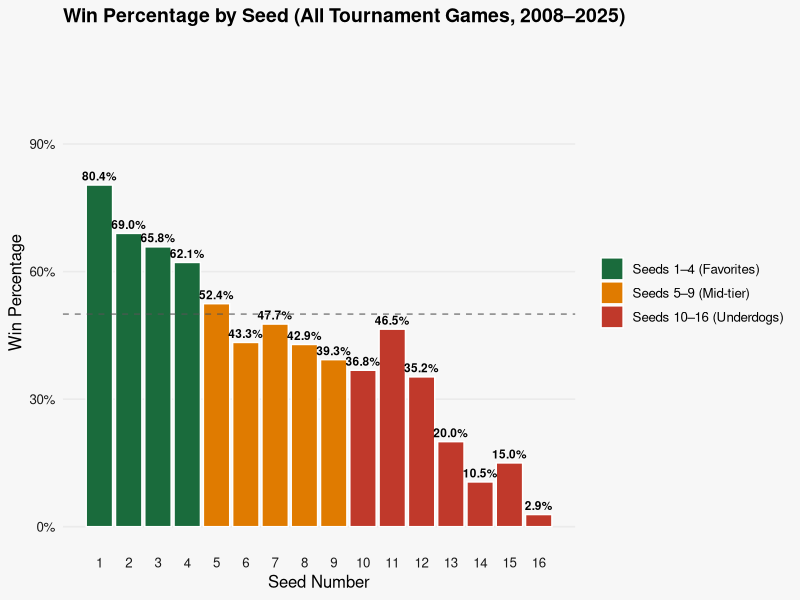
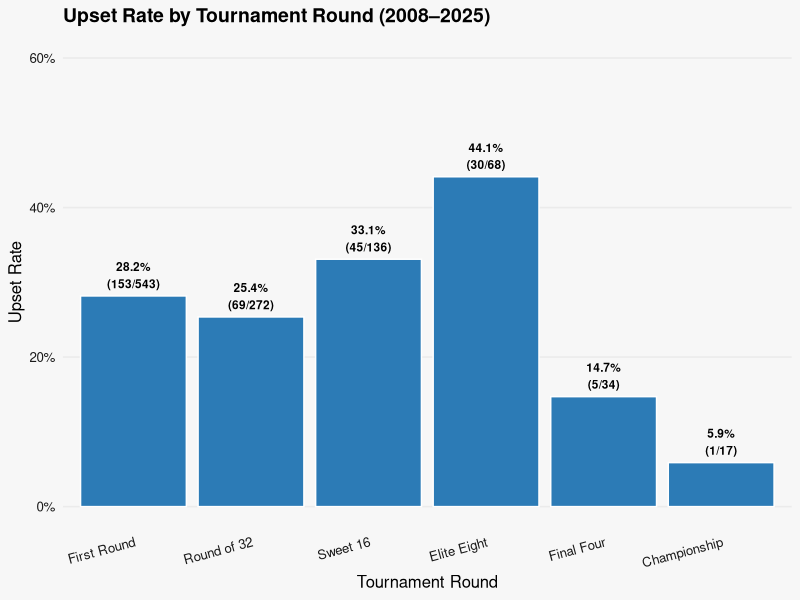
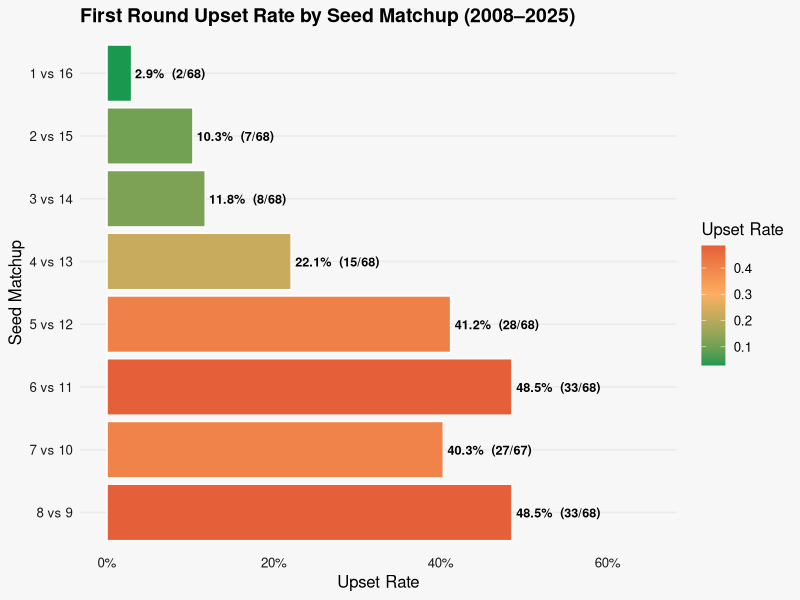
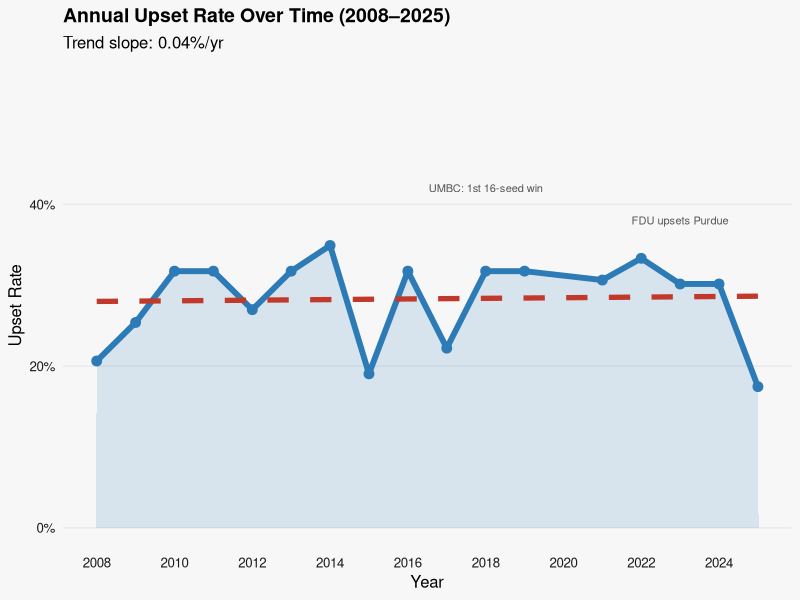
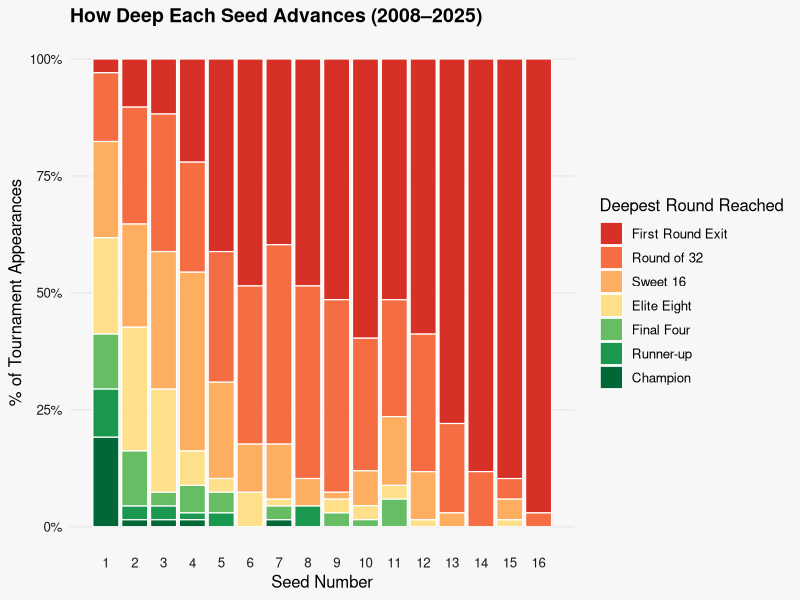

The R script that drew these images, in order:
# ============================================================
# How Predictable Is March Madness?
# Connor Correnti, Mike Zeghibe, & Andrew Lynch | Spring 2026
# ============================================================

library(tidyverse)
library(ggplot2)
library(scales)

# ── Load Data ────────────────────────────────────────────────
df <- read_csv("Tournament_Matchups_Updated.csv") %>%
  filter(YEAR != 2026) %>%                          # exclude unplayed games
  mutate(
    ROUND_NAME = case_when(
      `CURRENT ROUND` == 64 ~ "First Round",
      `CURRENT ROUND` == 32 ~ "Round of 32",
      `CURRENT ROUND` == 16 ~ "Sweet 16",
      `CURRENT ROUND` ==  8 ~ "Elite Eight",
      `CURRENT ROUND` ==  4 ~ "Final Four",
      `CURRENT ROUND` ==  2 ~ "Championship"
    ),
    ROUND_NAME = factor(ROUND_NAME, levels = c(
      "First Round","Round of 32","Sweet 16",
      "Elite Eight","Final Four","Championship"))
  )

# ── Shared Theme ─────────────────────────────────────────────
mm_theme <- theme_minimal(base_size = 12) +
  theme(
    plot.background  = element_rect(fill = "#f7f7f7", color = NA),
    panel.background = element_rect(fill = "#f7f7f7", color = NA),
    panel.grid.major.x = element_blank(),
    panel.grid.minor   = element_blank(),
    plot.title = element_text(face = "bold", size = 14),
    axis.text  = element_text(color = "#1a1a1a")
  )

# ============================================================
# FIGURE 1 — Win Percentage by Seed
# ============================================================
seed_stats <- df %>%
  group_by(SEED) %>%
  summarise(win_pct = mean(WIN), .groups = "drop") %>%
  mutate(tier = case_when(
    SEED <= 4  ~ "Seeds 1–4 (Favorites)",
    SEED <= 9  ~ "Seeds 5–9 (Mid-tier)",
    TRUE       ~ "Seeds 10–16 (Underdogs)"
  ),
  tier = factor(tier, levels = c("Seeds 1–4 (Favorites)",
                                  "Seeds 5–9 (Mid-tier)",
                                  "Seeds 10–16 (Underdogs)")))

fig1 <- ggplot(seed_stats, aes(x = SEED, y = win_pct, fill = tier)) +
  geom_col(color = "white", linewidth = 0.5) +
  geom_text(aes(label = percent(win_pct, accuracy = 0.1)),
            vjust = -0.5, size = 3, fontface = "bold") +
  geom_hline(yintercept = 0.5, linetype = "dashed", color = "#555555", alpha = 0.7) +
  scale_fill_manual(values = c("#1a6b3c", "#e07b00", "#c0392b")) +
  scale_y_continuous(labels = percent_format(), limits = c(0, 1.1)) +
  scale_x_continuous(breaks = 1:16) +
  labs(title = "Win Percentage by Seed (All Tournament Games, 2008–2025)",
       x = "Seed Number", y = "Win Percentage", fill = NULL) +
  mm_theme

ggsave("fig1_win_pct_by_seed.png", fig1, width = 12, height = 6, dpi = 180)

# ============================================================
# FIGURE 2 — Upset Rate by Round
# ============================================================
winners <- df %>% filter(WIN == 1)

upset_by_round <- winners %>%
  group_by(ROUND_NAME) %>%
  summarise(upset_rate = mean(UPSET), n = n(),
            upsets = sum(UPSET), .groups = "drop") %>%
  filter(!is.na(ROUND_NAME))

fig2 <- ggplot(upset_by_round, aes(x = ROUND_NAME, y = upset_rate)) +
  geom_col(fill = "#2c7bb6", color = "white", linewidth = 0.5) +
  geom_text(aes(label = paste0(percent(upset_rate, accuracy = 0.1),
                               "\n(", upsets, "/", n, ")")),
            vjust = -0.3, size = 3, fontface = "bold") +
  scale_y_continuous(labels = percent_format(), limits = c(0, 0.6)) +
  labs(title = "Upset Rate by Tournament Round (2008–2025)",
       x = "Tournament Round", y = "Upset Rate") +
  mm_theme +
  theme(axis.text.x = element_text(angle = 15, hjust = 1))

ggsave("fig2_upset_by_round.png", fig2, width = 11, height = 6, dpi = 180)

# ============================================================
# FIGURE 3 — First Round Upset Rate by Seed Matchup
# ============================================================
fr <- df %>% filter(`CURRENT ROUND` == 64)

# Build game-level pairs
games <- fr %>%
  arrange(YEAR, `BY YEAR NO`) %>%
  group_by(YEAR, `CURRENT ROUND`) %>%
  mutate(game_id = ceiling(row_number() / 2)) %>%
  group_by(YEAR, game_id) %>%
  summarise(
    high_seed  = min(SEED),
    low_seed   = max(SEED),
    upset      = first(UPSET),
    .groups = "drop"
  )

matchup_stats <- games %>%
  group_by(high_seed, low_seed) %>%
  summarise(upset_rate = mean(upset), upsets = sum(upset),
            total = n(), .groups = "drop") %>%
  mutate(label = paste0(high_seed, " vs ", low_seed))

fig3 <- ggplot(matchup_stats,
               aes(x = upset_rate, y = reorder(label, -high_seed),
                   fill = upset_rate)) +
  geom_col(color = "white") +
  geom_text(aes(label = paste0(percent(upset_rate, accuracy = 0.1),
                               "  (", upsets, "/", total, ")")),
            hjust = -0.05, size = 3.2, fontface = "bold") +
  scale_fill_gradient2(low = "#1a9850", mid = "#fdae61", high = "#d73027",
                       midpoint = 0.3, guide = "colorbar") +
  scale_x_continuous(labels = percent_format(), limits = c(0, 0.65)) +
  labs(title = "First Round Upset Rate by Seed Matchup (2008–2025)",
       x = "Upset Rate", y = "Seed Matchup", fill = "Upset Rate") +
  mm_theme

ggsave("fig3_upset_heatmap_matchup.png", fig3, width = 10, height = 7, dpi = 180)

# ============================================================
# FIGURE 4 — Annual Upset Rate Over Time
# ============================================================
annual <- winners %>%
  group_by(YEAR) %>%
  summarise(upset_rate = mean(UPSET), upsets = sum(UPSET),
            total = n(), .groups = "drop")

lm_fit <- lm(upset_rate ~ YEAR, data = annual)
annual$trend <- predict(lm_fit)

fig4 <- ggplot(annual, aes(x = YEAR, y = upset_rate)) +
  geom_area(fill = "#2c7bb6", alpha = 0.15) +
  geom_line(color = "#2c7bb6", linewidth = 2) +
  geom_point(color = "#2c7bb6", size = 3) +
  geom_line(aes(y = trend), color = "#c0392b",
            linewidth = 1.8, linetype = "dashed") +
  # Annotate notable years
  annotate("text", x = 2018, y = 0.42,
           label = "UMBC: 1st 16-seed win", size = 2.8, color = "#555") +
  annotate("text", x = 2023, y = 0.38,
           label = "FDU upsets Purdue", size = 2.8, color = "#555") +
  scale_y_continuous(labels = percent_format(), limits = c(0, 0.55)) +
  scale_x_continuous(breaks = seq(2008, 2025, 2)) +
  labs(title = "Annual Upset Rate Over Time (2008–2025)",
       x = "Year", y = "Upset Rate",
       subtitle = paste0("Trend slope: ",
                         round(coef(lm_fit)[2]*100, 2), "%/yr")) +
  mm_theme

ggsave("fig4_upset_rate_over_time.png", fig4, width = 13, height = 6, dpi = 180)

# ============================================================
# FIGURE 5 — Bracket Chaos: How Deep Each Seed Advances
# ============================================================
team_depth <- df %>%
  group_by(YEAR, `TEAM NO`, SEED) %>%
  summarise(best_round = min(ROUND), .groups = "drop") %>%
  mutate(depth = case_when(
    best_round == 1  ~ "Champion",
    best_round == 2  ~ "Runner-up",
    best_round == 4  ~ "Final Four",
    best_round == 8  ~ "Elite Eight",
    best_round == 16 ~ "Sweet 16",
    best_round == 32 ~ "Round of 32",
    TRUE             ~ "First Round Exit"
  ),
  depth = factor(depth, levels = c("First Round Exit","Round of 32","Sweet 16",
                                    "Elite Eight","Final Four","Runner-up","Champion")))

depth_pct <- team_depth %>%
  count(SEED, depth) %>%
  group_by(SEED) %>%
  mutate(pct = n / sum(n)) %>%
  ungroup()

fig5 <- ggplot(depth_pct, aes(x = SEED, y = pct, fill = depth)) +
  geom_col(position = "stack", color = "white", linewidth = 0.4) +
  scale_fill_manual(values = c("#d73027","#f46d43","#fdae61","#fee08b",
                                "#66bd63","#1a9850","#006837")) +
  scale_y_continuous(labels = percent_format()) +
  scale_x_continuous(breaks = 1:16) +
  labs(title = "How Deep Each Seed Advances (2008–2025)",
       x = "Seed Number", y = "% of Tournament Appearances",
       fill = "Deepest Round Reached") +
  mm_theme +
  theme(legend.position = "right")

ggsave("fig5_bracket_chaos.png", fig5, width = 14, height = 7, dpi = 180)

message("All 5 figures saved!")
